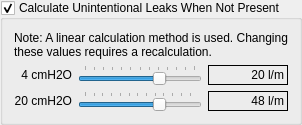
                 <widget class="QGroupBox" name="calculateUnintentionalLeaks">
                  <property name="sizePolicy">
                   <sizepolicy hsizetype="Preferred" vsizetype="Minimum">
                    <horstretch>0</horstretch>
                    <verstretch>0</verstretch>
                   </sizepolicy>
                  </property>
                  <property name="toolTip">
                   <string>This calculation requires Total Leaks data to be provided by the CPAP device. (Eg, PRS1, but not ResMed, which has these already)

The Unintentional Leak calculations used here are linear, they don't model the mask vent curve.

If you use a few different masks, pick average values instead. It should still be close enough.</string>
                  </property>
                  <property name="title">
                   <string>Calculate Unintentional Leaks When Not Present</string>
                  </property>
                  <property name="checkable">
                   <bool>true</bool>
                  </property>
                  <layout class="QGridLayout" name="gridLayout_11">
                   <item row="2" column="1">
                    <widget class="QSlider" name="maskLeaks20Slider">
                     <property name="toolTip">
                      <string>Your masks vent rate at 20 cmH2O pressure</string>
                     </property>
                     <property name="minimum">
                      <number>300</number>
                     </property>
                     <property name="maximum">
                      <number>550</number>
                     </property>
                     <property name="pageStep">
                      <number>10</number>
                     </property>
                     <property name="value">
                      <number>470</number>
                     </property>
                     <property name="orientation">
                      <enum>Qt::Horizontal</enum>
                     </property>
                     <property name="tickPosition">
                      <enum>QSlider::TicksAbove</enum>
                     </property>
                     <property name="tickInterval">
                      <number>20</number>
                     </property>
                    </widget>
                   </item>
                   <item row="2" column="2">
                    <widget class="QLabel" name="maskLeaks20Label">
                     <property name="sizePolicy">
                      <sizepolicy hsizetype="Fixed" vsizetype="Preferred">
                       <horstretch>0</horstretch>
                       <verstretch>0</verstretch>
                      </sizepolicy>
                     </property>
                     <property name="minimumSize">
                      <size>
                       <width>80</width>
                       <height>0</height>
                      </size>
                     </property>
                     <property name="frameShape">
                      <enum>QFrame::Box</enum>
                     </property>
                     <property name="text">
                      <string notr="true">48 l/m</string>
                     </property>
                     <property name="scaledContents">
                      <bool>true</bool>
                     </property>
                     <property name="alignment">
                      <set>Qt::AlignRight|Qt::AlignTrailing|Qt::AlignVCenter</set>
                     </property>
                    </widget>
                   </item>
                   <item row="1" column="1">
                    <widget class="QSlider" name="maskLeaks4Slider">
                     <property name="toolTip">
                      <string>Your masks vent rate at 4 cmH2O pressure</string>
                     </property>
                     <property name="minimum">
                      <number>120</number>
                     </property>
                     <property name="maximum">
                      <number>240</number>
                     </property>
                     <property name="singleStep">
                      <number>1</number>
                     </property>
                     <property name="pageStep">
                      <number>10</number>
                     </property>
                     <property name="value">
                      <number>201</number>
                     </property>
                     <property name="orientation">
                      <enum>Qt::Horizontal</enum>
                     </property>
                     <property name="invertedAppearance">
                      <bool>false</bool>
                     </property>
                     <property name="tickPosition">
                      <enum>QSlider::TicksAbove</enum>
                     </property>
                    </widget>
                   </item>
                   <item row="1" column="0">
                    <widget class="QLabel" name="label_20">
                     <property name="text">
                      <string>4 cmH2O</string>
                     </property>
                     <property name="alignment">
                      <set>Qt::AlignRight|Qt::AlignTrailing|Qt::AlignVCenter</set>
                     </property>
                    </widget>
                   </item>
                   <item row="2" column="0">
                    <widget class="QLabel" name="label_36">
                     <property name="text">
                      <string>20 cmH2O</string>
                     </property>
                     <property name="alignment">
                      <set>Qt::AlignRight|Qt::AlignTrailing|Qt::AlignVCenter</set>
                     </property>
                    </widget>
                   </item>
                   <item row="1" column="2">
                    <widget class="QLabel" name="maskLeaks4Label">
                     <property name="minimumSize">
                      <size>
                       <width>80</width>
                       <height>0</height>
                      </size>
                     </property>
                     <property name="frameShape">
                      <enum>QFrame::Box</enum>
                     </property>
                     <property name="text">
                      <string notr="true">20 l/m</string>
                     </property>
                     <property name="scaledContents">
                      <bool>true</bool>
                     </property>
                     <property name="alignment">
                      <set>Qt::AlignRight|Qt::AlignTrailing|Qt::AlignVCenter</set>
                     </property>
                    </widget>
                   </item>
                   <item row="0" column="0" colspan="3">
                    <widget class="QLabel" name="label_39">
                     <property name="text">
                      <string>Note: A linear calculation method is used. Changing these values requires a recalculation.</string>
                     </property>
                     <property name="wordWrap">
                      <bool>true</bool>
                     </property>
                    </widget>
                   </item>
                  </layout>
                 </widget>
